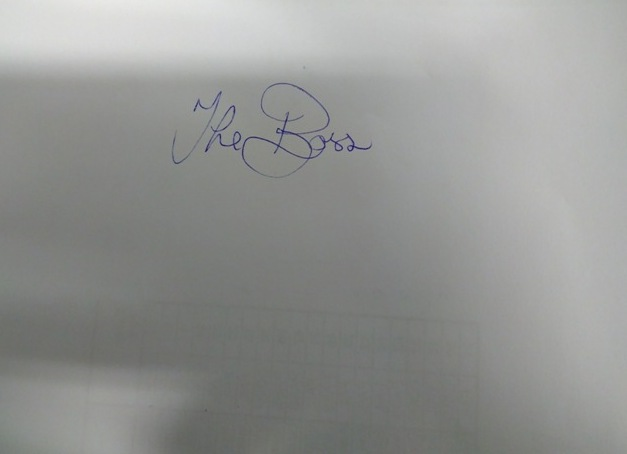
#> input picture Extracting signatures/Boss/Boss.bmp, 627 x 454 px
$ python boss.py
#> lines starting #> are read from the running program, lines starting #| are printed output that depends on the picture; after the words box and inside, x2 and y2 are one past the last pixel; in counts of white or black regions, pixels touching at a corner belong together
#Student: Belma Muftic

#Student number: D17127216

#Assignment number: 1.1

#Assignment objective: Find and crop the signature


#importing needed packages
import numpy as np
import cv2
from matplotlib import pyplot as plt
from matplotlib import image as image
import easygui


#opening the wanted image
f = easygui.fileopenbox()
#> the answer given: Boss.bmp
I = cv2.imread(f)
#> I is the input picture: shape (454, 627, 3); mean B, G, R 146.6, 148.8, 147.6


#convert image to greyscale
G = cv2.cvtColor(I, cv2.COLOR_BGR2GRAY)

#equalize the greyscale image
H=cv2.equalizeHist(G)
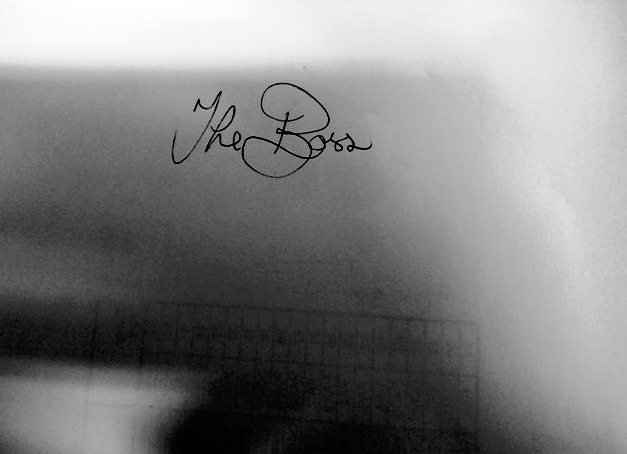
#> H: shape (454, 627); min 0, max 255, mean 128.9


#find the binary image of the equalized greyscale
B = cv2.adaptiveThreshold(H, maxValue = 255, adaptiveMethod = cv2.ADAPTIVE_THRESH_GAUSSIAN_C, thresholdType = cv2.THRESH_BINARY, blockSize = 21, C = 35)
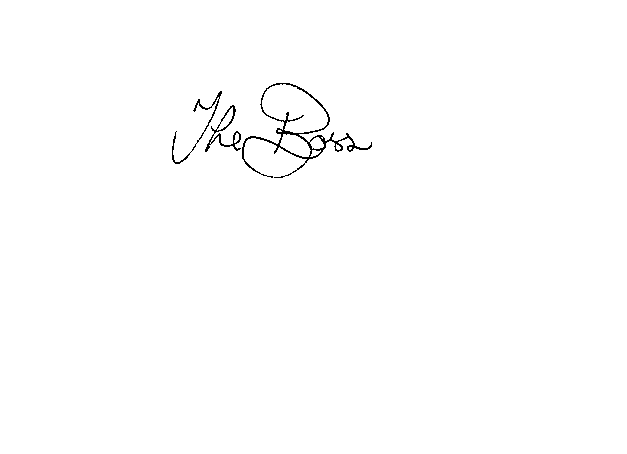
#> B: shape (454, 627); 99.4% white; black in thin lines or dots, all inside (x1, y1, x2, y2) = (172, 83, 372, 178)

#invert the binary image
B = 255-B


#find the region of interest
ROI = cv2.bitwise_and(I,I, mask=B)
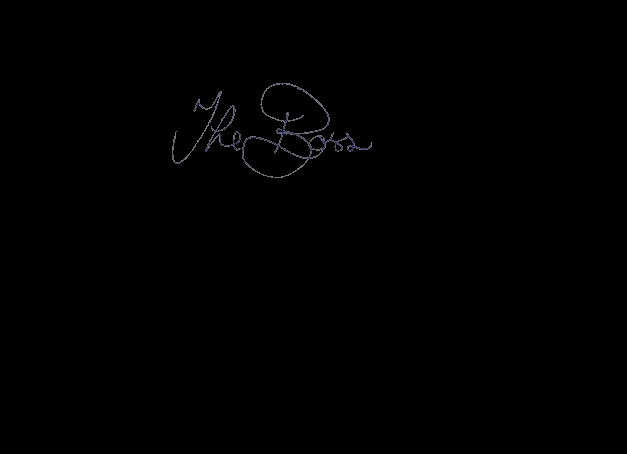
#> ROI: shape (454, 627, 3); mean B, G, R 0.6, 0.5, 0.5

#get the height and width of the ROI
h,w,d = ROI.shape
#> h = 454; w = 627; d = 3

#find the sum values of each row and column
#IDEA: the row/column that has a non-black pixel will have a sum that is greater than zero, thus, it is the first/last pixel to take for the cropping
rowsSum=B.sum(axis=0)
#> rowsSum = 627 values, max 6630 at index 233, min 0 at index 0, mean 663.3
columnsSum=B.sum(axis=1)
#> columnsSum = 454 values, max 13005 at index 149, min 0 at index 0, mean 916.1

#initialize values
upperMostPixel=1
lowerMostPixel=len(rowsSum)-1
#> lowerMostPixel = 626
leftMostPixel=1
rightMostPixel=len(columnsSum)-1
#> rightMostPixel = 453

#find upper-most pixel by searching for the first pixel (from above) that has a row sum that is different from zero
for x in range (1, len(rowsSum)):
	if (rowsSum[x]!=0):
		upperMostPixel=x-1
		break
#> this loop made 172 passes
#> upperMostPixel on pass 172: 171

#find lower-most pixel by searching for the first pixel (from below) that has a row sum that is different from zero
#condition x!=len(rowsSum)-1 is there in case it tries to set the value of the found pixel to a value greater than the size of the image
for x in range (len(rowsSum)-1, 0, -1):
	if (rowsSum[x]!=0 & x!=len(rowsSum)-1):
		lowerMostPixel=x+1
		break
#> this loop made 256 passes
#> lowerMostPixel on pass 256: 372
#> x on passes 1 to 6: 626, 625, 624, 623, 622, 621

#find left-most pixel by searching for the first pixel (from left) that has a column sum that is different from zero
for x in range (1, len(columnsSum)):
	if (columnsSum[x]!=0):
		leftMostPixel=x-1
		break
#> this loop made 83 passes
#> leftMostPixel on pass 83: 82

#find right-most pixel by searching for the first pixel (from right) that has a column sum that is different from zero
#condition x!=len(columnsSum)-1 is there in case it tries to set the value of the found pixel to a value greater than the size of the image
for x in range (len(columnsSum)-1, 0, -1):
	if (columnsSum[x]!=0 & x!=len(columnsSum)-1):
		rightMostPixel=x+1
		break
#> this loop made 277 passes
#> rightMostPixel on pass 277: 178
#> x on passes 1 to 6: 453, 452, 451, 450, 449, 448


#turn the black pixels to white
h,w,d = ROI.shape
for x in range (0, h):
	for y in range (0, w):
		#test if pixel is black
		if (ROI[x,y][0]==0 & ROI[x,y][1]==0 & ROI[x,y][2]==0):
			#if it is, turn it into white
			ROI[x,y]=(255,255,255)

#crop signature from original image
Ci = ROI[leftMostPixel:rightMostPixel, upperMostPixel:lowerMostPixel]
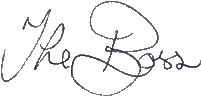
#> Ci: shape (96, 201, 3); mean B, G, R 242.6, 241.4, 241.4

#show final image
cv2.imshow("signature", Ci)
key = cv2.waitKey(0)
#> (key Esc is pressed here)
